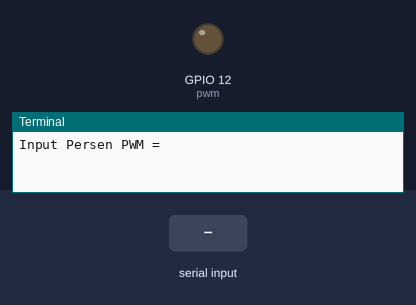
Bench run of a program on a simulated Raspberry Pi (BCM pin numbers). Shown: output pins drawn as LEDs (lit = HIGH), the last lines printed to the terminal. Inputs (shaded band) come from the test bench.

Above: at 1.2 s.
1.3 s: "5" typed at the terminal, then Enter
At 2.3 s:
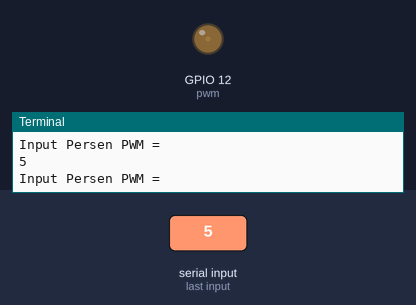
2.8 s: "90" typed at the terminal, then Enter
At 3.5 s:
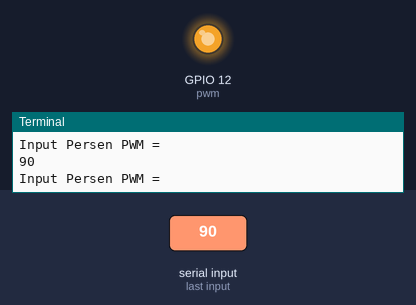
Timing chart, 0 to 5.8 s (numbered marks = the images above; inputs shaded):
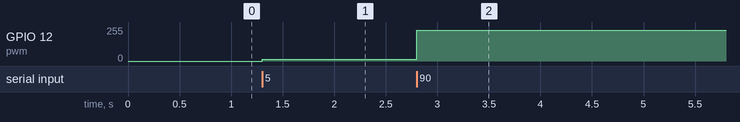

Measured:
- after the input at 1.3 s, GPIO 12 (pwm): 0/255 → 13/255 at once
- after the input at 2.8 s, GPIO 12 (pwm): 13/255 → 230/255 at once

The program:

dimmer.py
```python
import RPi.GPIO as GPIO
from time import sleep

GPIO.setmode(GPIO.BCM)
GPIO.setwarnings(False)
GPIO.setup(12,GPIO.OUT)
pwm = GPIO.PWM(12,100)
pwm.start(0)


while True:
    persen = input('Input Persen PWM = ')
    p = float(persen)
    pwm.ChangeDutyCycle(p)
```
